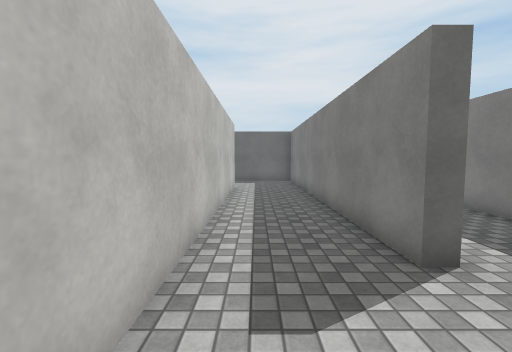
View 1 (above)

17 first-person views from a walk through a Unity game level. The camera is 1.4 m above the floor, tilts 4° down and sees 90° across. The floor is counted in squares, 1 m on a side. Each view is taken from the middle of a square. On the plan, view 1 faces up. The plan holds only what a view shows up to about 13 squares ahead; the rest is blank. The place goes on beyond the plan. The player character is not drawn. Surface patterns are stand-ins for the level's own textures.

View 2
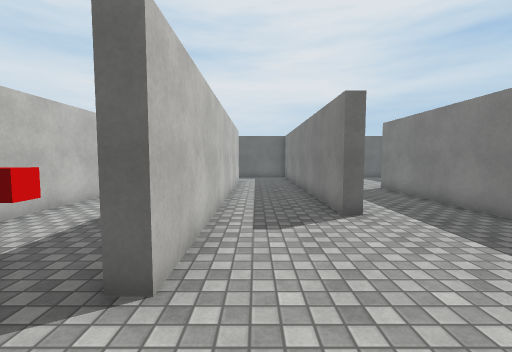

View 3
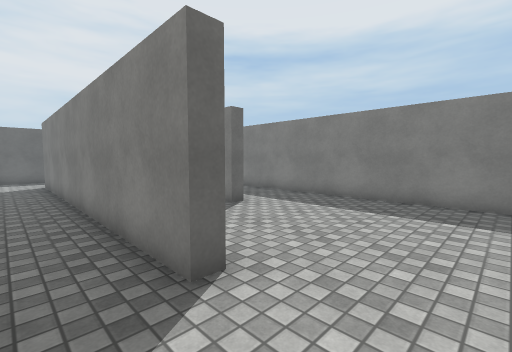

View 4
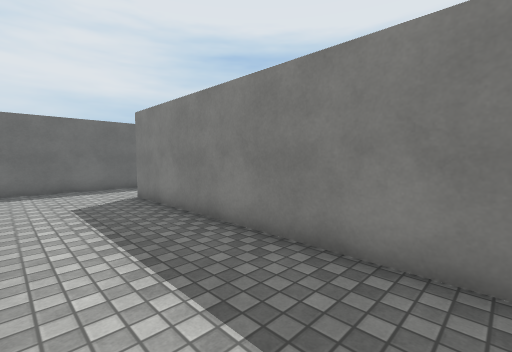

View 5
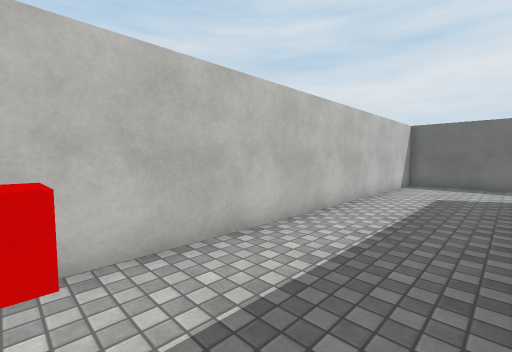

View 6
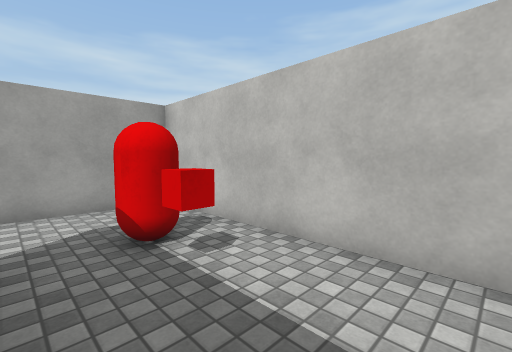

View 7
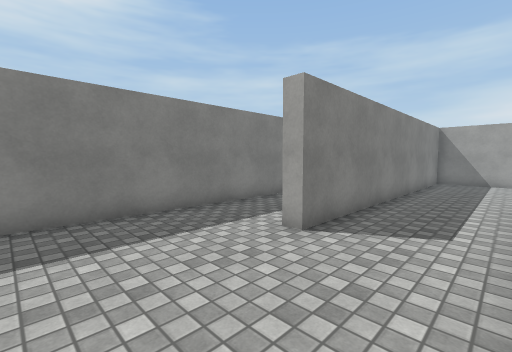

View 8
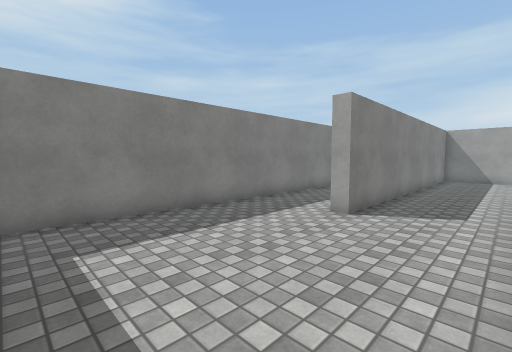

View 9
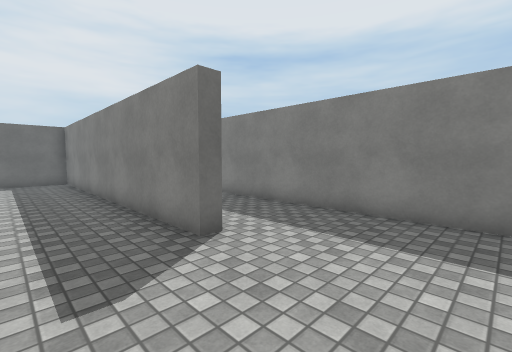

View 10
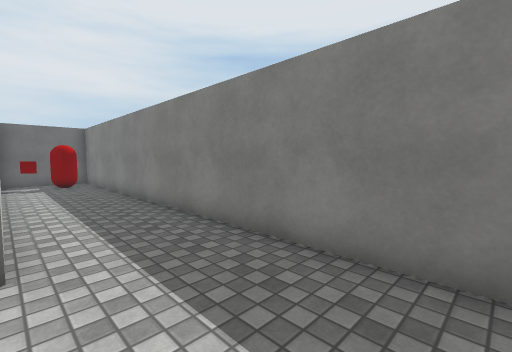

View 11
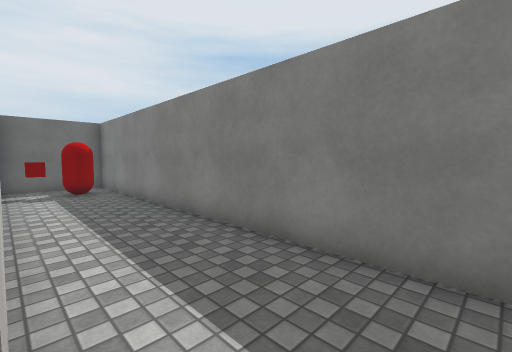

View 12
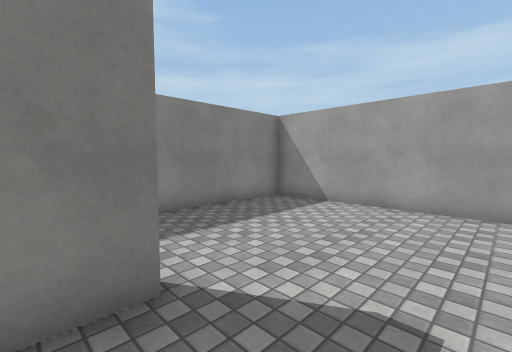

View 13
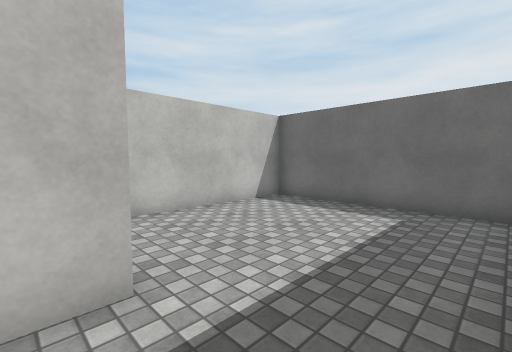

View 14
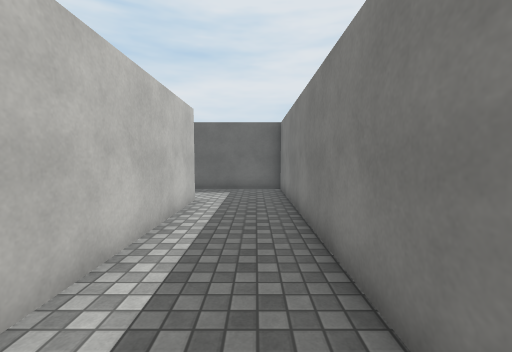

View 15
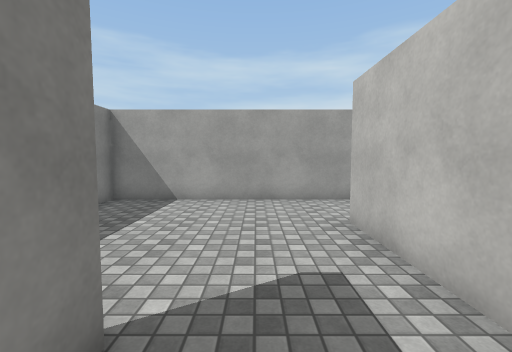

View 16
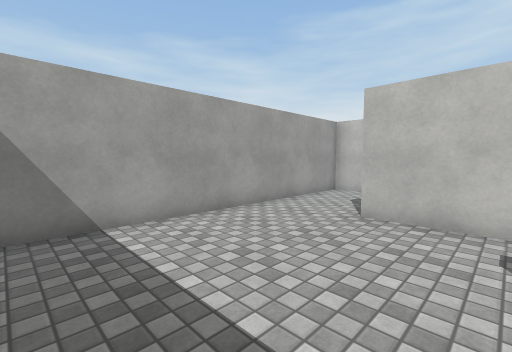

View 17
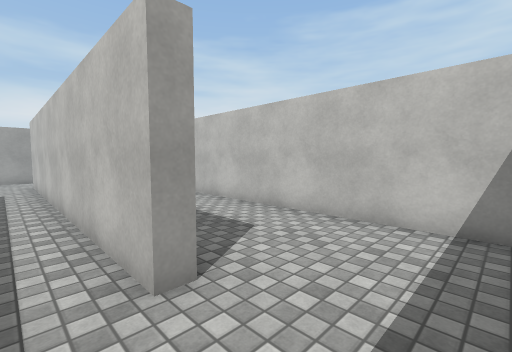

### Floor plan
Points are (right, up) in squares from view 1. A wall is a line through its corners. A room is listed if a view was taken in it or the views show most of it. See-through windows are left out.
Room 1 (views 1, 2, 3, 4, 5, 6, 7, 8, 9, 10, 11, 12, 13, 14, 15, 16, 17)
walls: (2.8, 3.2) (2.1, 3.2) (2.1, 15.6) (-5.7, 15.6) (-5.7, -3.6) (5.8, -3.6) (5.8, 8.9) (6.3, 8.9) (6.3, 7.9); (10, 2.9) (9.5, 2.9) (9.5, 15.1); (-1, -0.5) (-1.5, -0.5) (-1.5, 12.5) (-1, 12.5) (-1, -0.5); (6.9, -3.6) (13.4, -3.6) (13.4, 15.6) (9.9, 15.6); (9.1, 15.6) (2.6, 15.6) (2.6, 10.1)
low walls: (10, 7.8) (10, 2.9)
objects: other object (-4, -1) to (-3, 1); other object (11, 13) to (12, 14)

Positions as (right, up) in squares from view 1, and headings:
1: (0, 0), facing up
2: (0, -3), facing up
3: (-3, -3), facing up-right
4: (-5, 3), facing up-right
5: (-2, 1), facing up-left
6: (-2, 4), facing down-left
7: (3, 13), facing down-right
8: (3, 15), facing down-right
9: (7, -1), facing up-right
10: (10, -1), facing up-right
11: (10, 2), facing up-right
12: (7, 4), facing down-right
13: (9, 8), facing up-left
14: (1, 4), facing up
15: (1, 5), facing down
16: (5, 2), facing down-left
17: (0, 15), facing down-left
